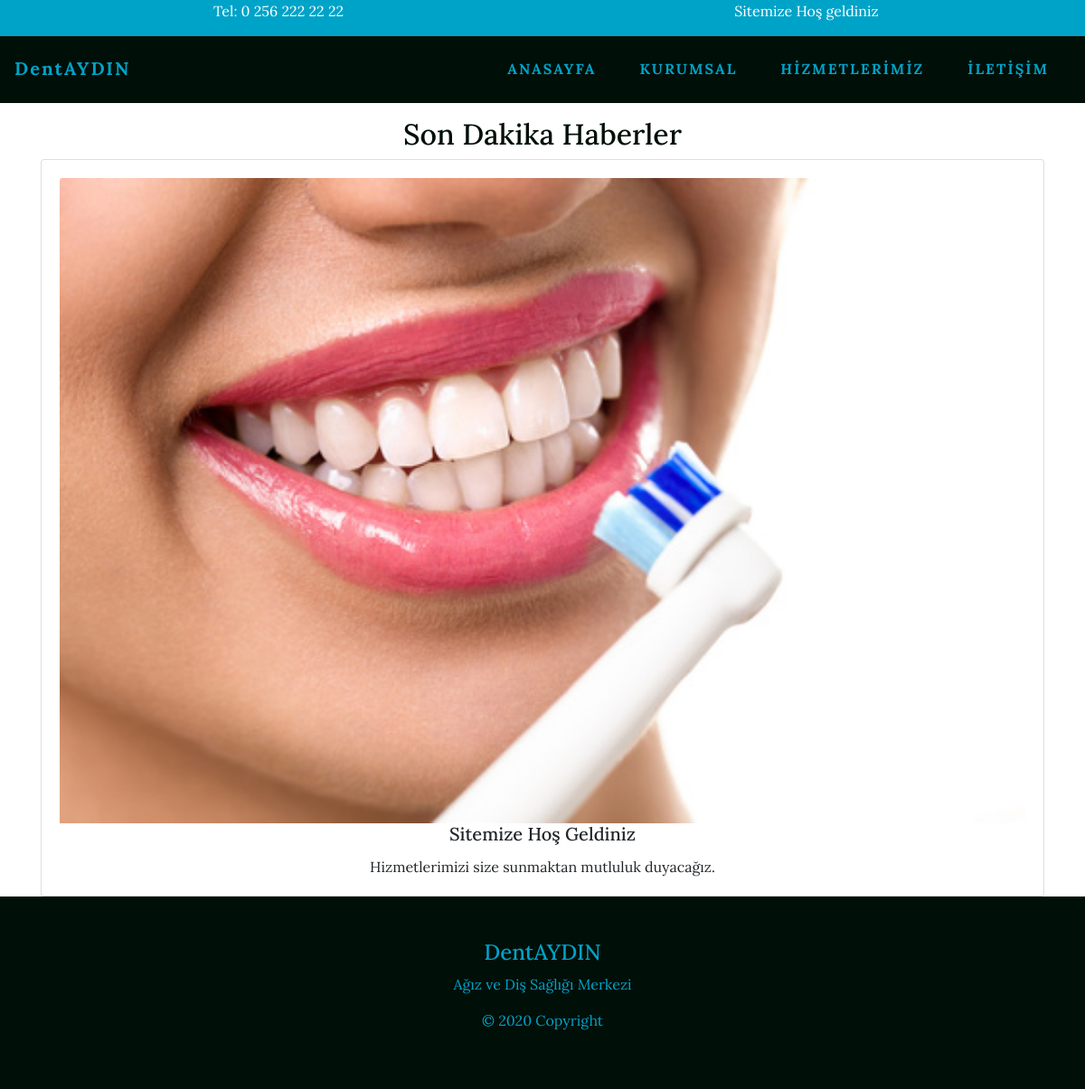
The app's page /posts/1/ with its own data.
### news/models.py (models this page shows, shortened)
class LatestPost(models.Model):
    LatestTitle = models.CharField(max_length=100, verbose_name="Başlık")
    LatestImage = models.ImageField(upload_to='images/', null=True)
    LatestContent = RichTextField(verbose_name="İçerik")
    date = models.DateTimeField(auto_now_add=True)

### news/views.py (the view)
# urls.py: path('posts/<int:id>/', LatestPostDetail.as_view(), name="latestpost_detail")
class LatestPostDetail(DetailView):
    model = LatestPost
    template_name = "posts/latestpost_detail.html"
    queryset = LatestPost.objects.all()
    def get_object(self):
        id_ = self.kwargs.get("id")
        return get_object_or_404(LatestPost, id=id_)

### templates/posts/latestpost_detail.html
{% extends 'base.html' %} {% block content %} {% load static %}
<div class="container">
    <div class="row mt-3">
        <div class="col-sm-12 text-center">
            <h2>Son Dakika Haberler</h2>
            <div class="card" style="width: auto;">
                <div class="card-body">
                    <img class="card-img-top img-fluid" src="{{object.LatestImage.url}}" />
                    <h5 class="card-title">{{object.LatestTitle}}</h5>
                    <p class="card-text">{{object.LatestContent|safe}}</p>
                </div>
            </div>
        </div>
</div>
</div>
{% endblock content%}

### templates/base.html
{% include 'header.html' %}
{% block content %}
{% endblock content %}
{% include 'footer.html'%}

### templates/header.html (shortened to what this page needs)
{% block content %} {% load static %}
<!DOCTYPE html>
<html lang="tr">
  <head>
    <link
      rel="stylesheet"
      href="https://maxcdn.bootstrapcdn.com/bootstrap/4.4.1/css/bootstrap.min.css"
    />
    <link rel="stylesheet" href="{% static 'css/main.css' %}" />
  </head>
  <body>
    <div class="container-fluid head-top">
        <div>
          <ul>
            <li>
              <p>Tel: 0 256 222 22 22</p>
            </li>
            {% if user.is_superuser %}
            <li>
              <a class="top-a" href="/admin">Yönetici Paneli</a>
            </li>
            {% else %}
            <li>
              <p>Sitemize Hoş geldiniz</p>
            </li>
            {% endif %}
          </ul>
        </div>
    </div>
    <nav class="navbar navbar-expand-lg sticky-top my-nav">
      <a class="navbar-brand" href="/">DentAYDIN</a>
      <div class="collapse navbar-collapse" id="navbarSupportedContent">
        <ul class="navbar-nav ml-auto">
          <li class="nav-item active">
            <a class="nav-link my-link" href="/"
              > ANASAYFA <span class="sr-only">(current)</span></a
            >
          </li>
          <li class="nav-item dropdown">
            <a class="nav-link my-link" href="/about" id="navbarDropdown" role="button" data-toggle="dropdown" aria-haspopup="true" aria-expanded="true">
              KURUMSAL
            </a>
          </li>
          <li class="nav-item">
            <a class="nav-link my-link" href="/blog/">HİZMETLERİMİZ</a>
          </li>
          <li class="nav-item">
            <a class="nav-link my-link" href="/contact/" tabindex="-1"
              >İLETİŞİM</a
            >
          </li>
        </ul>
      </div>
    </nav>
  </body>
</html>
{% endblock content %}

### templates/footer.html
<footer class="my-footer">
    <div class="container-fluid">
        <div class="row text-center">
            <div class="col-md-12 p-5">
                <h4>DentAYDIN</h4>
                <p>Ağız ve Diş Sağlığı Merkezi</p>
                <p>© 2020 Copyright</p>
            </div>
        </div>
    </div>
</footer>

### static/css/main.css (style rules this page uses)
* { padding: 0; margin: 0; box-sizing: border-box; }
body { font-family: "Lora", serif; }
.head-top { background-color: #00a3c8; height: 40px; color: white; padding: 0 1rem; color: white; }
.head-top ul { display: grid; grid-template-columns: 1fr 1fr; justify-content: space-between; text-align: center; list-style: none; }
.head-top ul li { padding: 0 1em; }
h2 { color: #000F08; }
.my-link { padding: 1rem 1rem; margin: 0 1rem; font-size: 1em; }
.my-nav { background-color: #000F08; color: #a8dadc; font-weight: bold; letter-spacing: 2px; }
.my-nav a { color: #00a3c8; text-decoration: none; }
.my-nav a::after { content: ""; display: block; width: 0; height: 2px; background: #ffffff; transition: width 0.3s; }
.my-footer { display: flex; flex-direction: column; background-color: #000F08; color: #00a3c8; bottom: 0; left: 0; position: relative; height: 100%; clear: both; }
.my-footer p { justify-content: center; align-items: center; }

### records on screen
LatestPost: LatestImage (picture), LatestTitle "Sitemize Hoş Geldiniz", LatestContent "Hizmetlerimizi size sunmaktan mutluluk duyacağız."
